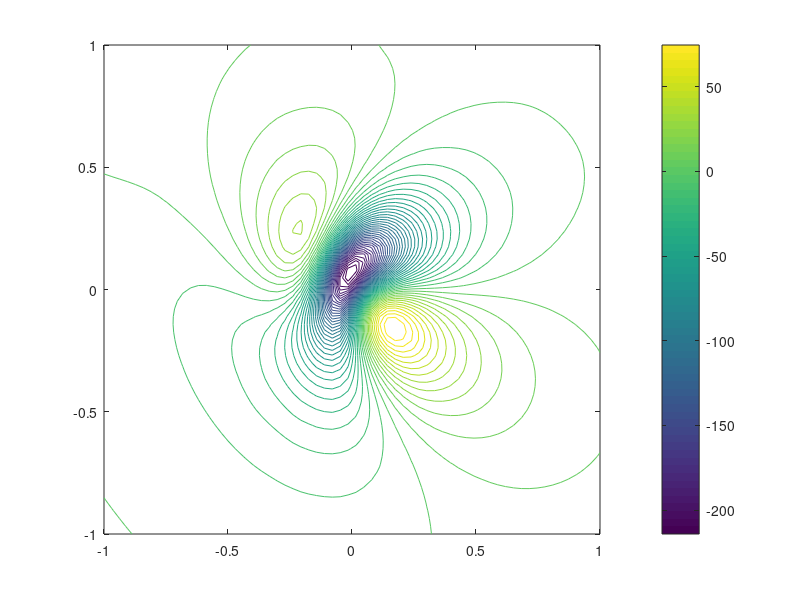

The MATLAB script that drew this image:
clc

clear

load B.mat;

X = x_y_z_Bx_By_Bz(:,1);
Y = x_y_z_Bx_By_Bz(:,2);

By = x_y_z_Bx_By_Bz(:,5);

X = reshape(X , 64 , 64 );

X = X';

Y = reshape(Y , 64 , 64 );

Y = Y';


By = reshape(By , 64 , 64 );

By = By';



%load ('.\data\xyz_bxbybz_bc1.mat');
% 

%contour(X,Y,Bz)

%contour(X,Y,Bz,'ShowText','on')

contour(X,Y,By,50)
colorbar

 %title("X-Y-By " )